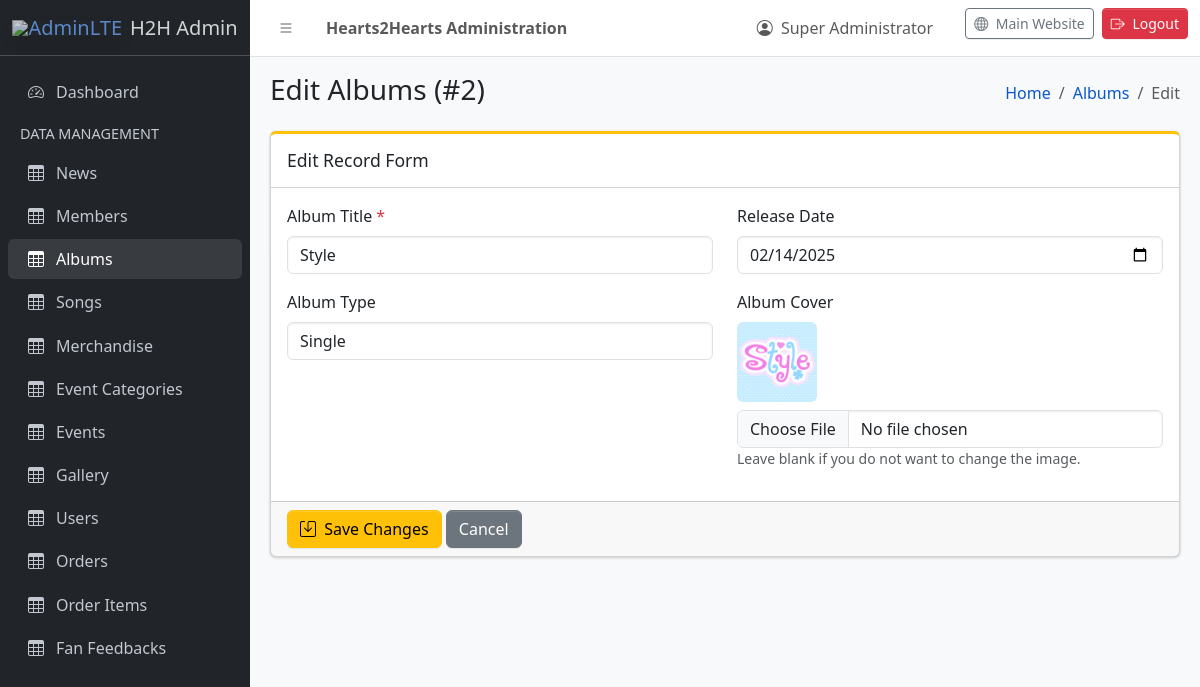
The app's page /admin/edit.php?table=albums&id=2 (signed in) with its own data.
### tables this page shows
CREATE TABLE `albums` (
  `album_id` int NOT NULL AUTO_INCREMENT,
  `album_title` varchar(150) NOT NULL,
  `release_date` date DEFAULT NULL,
  `album_type` varchar(50) DEFAULT NULL,
  `cover_image` varchar(255) DEFAULT NULL,
  PRIMARY KEY (`album_id`)
);

### includes/auth.php (called while the page is built, shortened)
<?php
function currentUser(): ?array {
    return $_SESSION['user'] ?? null;
}

### includes/functions.php (called while the page is built, shortened)
<?php
if (!function_exists('h')) {
    function h(?string $value): string {
        return htmlspecialchars((string)$value, ENT_QUOTES, 'UTF-8');
    }
}

### admin/includes/functions.php (called while the page is built, shortened)
<?php
require_once __DIR__ . '/../../includes/functions.php';
function inputType(array $field): string {
    return match($field['type']) {'datetime'=>'datetime-local','textarea'=>'textarea','fk'=>'fk','enum'=>'enum','image'=>'file','audio'=>'file',default=>$field['type']};
}

### admin/edit.php (the view, shortened to what this page needs)
<?php
require_once __DIR__ . '/config/tables.php';
require_once __DIR__ . '/includes/functions.php';
require_once __DIR__ . '/../includes/auth.php';
$conn = getDbConnection();
$table = $_GET['table'] ?? '';
$id = (int)($_GET['id'] ?? 0);
$config = $tables[$table];
$pk = $config['pk'];
$stmt = $conn->prepare("SELECT * FROM `$table` WHERE `$pk` = ?");
$stmt->bind_param('i', $id);
$stmt->execute();
$data = $stmt->get_result()->fetch_assoc();
$currentUser = currentUser();
?>
<!doctype html>
<html lang="en">
<head>
  <link rel="stylesheet" href="assets/adminlte.min.css">
  <link rel="stylesheet" href="https://cdn.jsdelivr.net/npm/bootstrap-icons@1.13.1/font/bootstrap-icons.min.css">
</head>
<body class="layout-fixed sidebar-expand-lg sidebar-open bg-body-tertiary">
<div class="app-wrapper">
  <nav class="app-header navbar navbar-expand bg-body">
    <div class="container-fluid">
      <ul class="navbar-nav">
        <li class="nav-item">
          <a class="nav-link" data-lte-toggle="sidebar" href="#"><i class="bi bi-list"></i></a>
        </li>
        <li class="nav-item">
          <span class="nav-link fw-semibold">Hearts2Hearts Administration</span>
        </li>
      </ul>
      <ul class="navbar-nav ms-auto">
        <li class="nav-item me-3">
          <span class="nav-link"><i class="bi bi-person-circle me-1"></i> <?= h($currentUser['name'] ?? 'Admin') ?></span>
        </li>
        <li class="nav-item me-2">
          <a href="../index.php" target="_blank" class="btn btn-outline-secondary btn-sm">
            <i class="bi bi-globe me-1"></i> Main Website
          </a>
        </li>
        <li class="nav-item">
          <a href="logout.php" class="btn btn-danger btn-sm">
            <i class="bi bi-box-arrow-right me-1"></i> Logout
          </a>
        </li>
      </ul>
    </div>
  </nav>
  <aside class="app-sidebar bg-dark" data-bs-theme="dark">
    <div class="sidebar-brand">
      <a href="dashboard.php" class="brand-link">
        <img src="assets/AdminLTELogo.png" class="brand-image opacity-75 shadow" alt="AdminLTE">
        <span class="brand-text fw-light">H2H Admin</span>
      </a>
    </div>
    <div class="sidebar-wrapper">
      <nav class="mt-2">
        <ul class="nav sidebar-menu flex-column" data-lte-toggle="treeview" role="menu">
          <li class="nav-item">
            <a href="dashboard.php" class="nav-link">
              <i class="nav-icon bi bi-speedometer2"></i>
              <p>Dashboard</p>
            </a>
          </li>
          <li class="nav-header">DATA MANAGEMENT</li>
          <?php foreach ($tables as $name => $item): ?>
            <li class="nav-item">
              <a href="index.php?page=list&table=<?= h($name) ?>" class="nav-link <?= ($table === $name) ? 'active' : '' ?>">
                <i class="nav-icon bi bi-table"></i>
                <p><?= h($item['label']) ?></p>
              </a>
            </li>
          <?php endforeach; ?>
        </ul>
      </nav>
    </div>
  </aside>
  <main class="app-main">
    <div class="app-content-header">
      <div class="container-fluid">
        <div class="row">
          <div class="col-sm-8"><h3>Edit <?= h($config['label']) ?> (#<?= h($id) ?>)</h3></div>
          <div class="col-sm-4">
            <ol class="breadcrumb float-sm-end">
              <li class="breadcrumb-item"><a href="dashboard.php">Home</a></li>
              <li class="breadcrumb-item"><a href="index.php?page=list&table=<?= h($table) ?>"><?= h($config['label']) ?></a></li>
              <li class="breadcrumb-item active">Edit</li>
            </ol>
          </div>
        </div>
      </div>
    </div>
    <div class="app-content">
      <div class="container-fluid">
        <div class="card card-warning card-outline">
          <div class="card-header">
            <h3 class="card-title">Edit Record Form</h3>
          </div>
          <form method="post" enctype="multipart/form-data">
            <div class="card-body">
              <div class="row">
                <?php foreach ($config['fields'] as $col => $f):
                  $val = $data[$col] ?? '';
                  $type = inputType($f);
                ?>
                  <div class="col-md-6 mb-3">
                    <label class="form-label" for="f_<?= h($col) ?>">
                      <?= h($f['label']) ?> <?= ($f['required'] ?? false) ? '<span class="text-danger">*</span>' : '' ?>
                    </label>
                    <?php if ($type === 'textarea'): ?>
                      <textarea class="form-control" id="f_<?= h($col) ?>" name="<?= h($col) ?>" rows="3" <?= ($f['required'] ?? false) ? 'required' : '' ?>><?= h($val) ?></textarea>
                    <?php elseif ($f['type'] === 'image'): ?>
                      <?php if ($val): ?>
                        <div class="mb-2">
                          <img class="thumb" src="../<?= h($val) ?>" alt="<?= h($f['label']) ?>">
                        </div>
                      <?php endif; ?>
                      <input class="form-control" type="file" id="f_<?= h($col) ?>" name="<?= h($col) ?>" accept="image/jpeg,image/png,image/webp">
                      <div class="small text-muted">Leave blank if you do not want to change the image.</div>
                    <?php elseif ($f['type'] === 'password'): ?>
                      <input class="form-control" type="password" id="f_<?= h($col) ?>" name="<?= h($col) ?>" placeholder="Fill only if you want to change password">
                    <?php else: ?>
                      <input class="form-control" type="<?= h($type) ?>" id="f_<?= h($col) ?>" name="<?= h($col) ?>" value="<?= h($val) ?>" <?= isset($f['step']) ? 'step="' . h($f['step']) . '"' : '' ?> <?= ($f['required'] ?? false) ? 'required' : '' ?>>
                    <?php endif; ?>
                  </div>
                <?php endforeach; ?>
              </div>
            </div>
            <div class="card-footer">
              <button type="submit" class="btn btn-warning"><i class="bi bi-save me-1"></i> Save Changes</button>
              <a href="index.php?page=list&table=<?= h($table) ?>" class="btn btn-secondary">Cancel</a>
            </div>
          </form>
        </div>
      </div>
    </div>
  </main>
</div>
</body>
</html>

### admin/edit.php (style rules this page uses)
body { font-family: system-ui, -apple-system, sans-serif; }
.thumb { width: 80px; height: 80px; object-fit: cover; border-radius: 6px; }

### records on screen
albums: album_title "Style", release_date "02/14/2025", album_type "Single", cover_image (picture)

### other values on screen
$currentUser['name'] "Super Administrator"
$item['label'] "News"
$item['label'] "Members"
$item['label'] "Albums"
$item['label'] "Songs"
$item['label'] "Merchandise"
$item['label'] "Event Categories"
$item['label'] "Events"
$item['label'] "Gallery"
$item['label'] "Users"
$item['label'] "Orders"
$item['label'] "Order Items"
$item['label'] "Fan Feedbacks"
$config['label'] "Albums"
$id "2"
